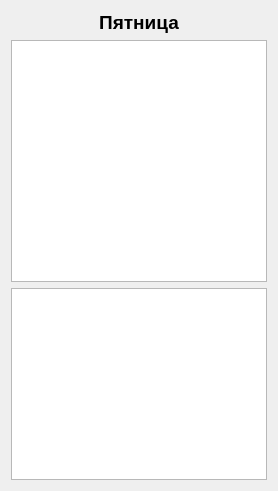
         <widget class="QWidget" name="Friday" native="true">
          <property name="minimumSize">
           <size>
            <width>240</width>
            <height>370</height>
           </size>
          </property>
          <layout class="QVBoxLayout" name="verticalLayout_11">
           <item>
            <widget class="QLabel" name="Fri">
             <property name="font">
              <font>
               <pointsize>14</pointsize>
               <weight>75</weight>
               <bold>true</bold>
              </font>
             </property>
             <property name="styleSheet">
              <string notr="true">QLable { font-size: 14px; }</string>
             </property>
             <property name="text">
              <string>Пятница</string>
             </property>
             <property name="alignment">
              <set>Qt::AlignCenter</set>
             </property>
            </widget>
           </item>
           <item>
            <widget class="QTableWidget" name="Fri_school">
             <property name="minimumSize">
              <size>
               <width>0</width>
               <height>242</height>
              </size>
             </property>
             <property name="maximumSize">
              <size>
               <width>16777215</width>
               <height>242</height>
              </size>
             </property>
             <property name="font">
              <font>
               <pointsize>10</pointsize>
              </font>
             </property>
            </widget>
           </item>
           <item>
            <widget class="QTableWidget" name="Fri_note">
             <property name="maximumSize">
              <size>
               <width>16777215</width>
               <height>16777215</height>
              </size>
             </property>
            </widget>
           </item>
          </layout>
         </widget>
